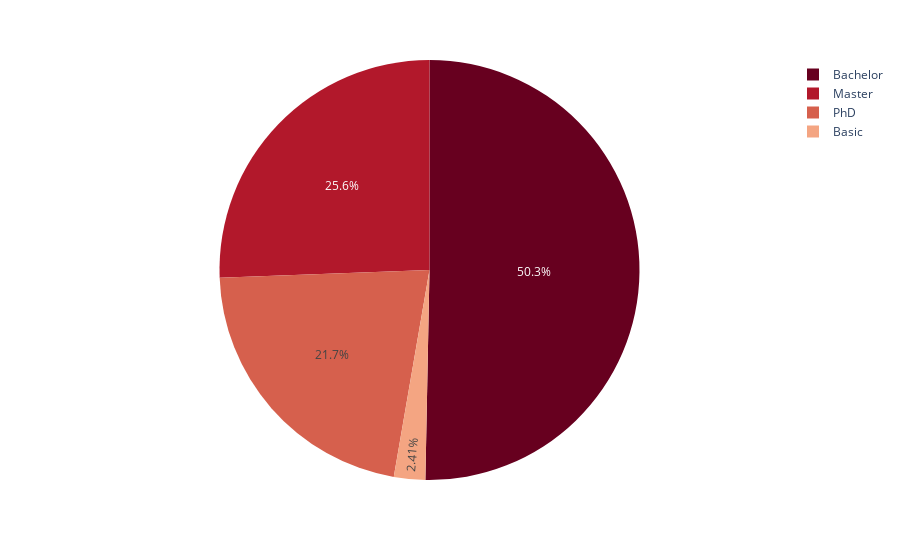

Notebook code cell kept with this figure:
### Markdown cell above
- From above it is clear that more than 60% appears to be the couples.

### Code cell
fig =  px.pie (data, names = "Education", color_discrete_sequence=px.colors.sequential.RdBu)
fig.show ()

### Figure 1 — Plotly figure (JSON) as saved in the notebook; plotly's stock layout.template omitted (floating-point values rounded to 4 significant figures; data arrays with more than 128 entries replaced by an {"elided": "..."} marker saying what was removed)
{"data": [{"domain": {"x": [0, 1], "y": [0, 1]}, "hovertemplate": "Education=%{label}<extra></extra>", "labels": {"elided": "2240 str values"}, "legendgroup": "", "name": "", "showlegend": true, "type": "pie"}], "layout": {"legend": {"tracegroupgap": 0}, "margin": {"t": 60}, "piecolorway": ["rgb(103,0,31)", "rgb(178,24,43)", "rgb(214,96,77)", "rgb(244,165,130)", "rgb(253,219,199)", "rgb(247,247,247)", "rgb(209,229,240)", "rgb(146,197,222)", "rgb(67,147,195)", "rgb(33,102,172)", "rgb(5,48,97)"]}}
